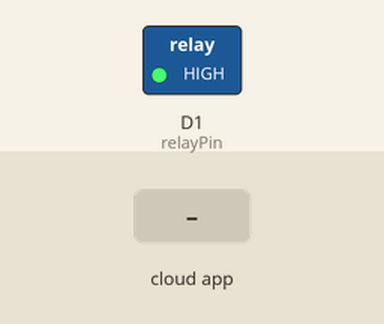
Recording of a sketch running on a simulated ESP8266 (Wemos D1 mini). Shown: switched loads named in the sketch (green lamp = pin HIGH). The test bench sets the inputs (shaded band). WiFi joins after 1.5 s; servers stay silent unless stated; what the sketch prints to the serial monitor is not drawn.

Above: at 2.7 s.
2.8 s: the phone or cloud app sets pippo to 0
At 3.5 s:
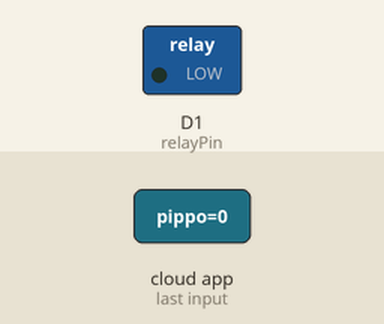
7.3 s: the phone or cloud app sets pippo to 1
At 8.1 s:
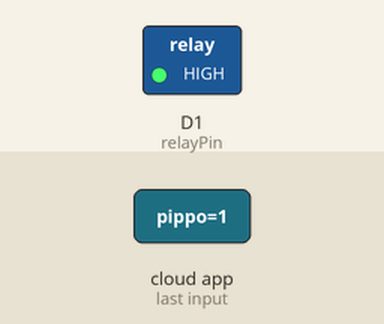
Timing chart, 0 to 10.3 s (numbered marks = the images above; inputs shaded):
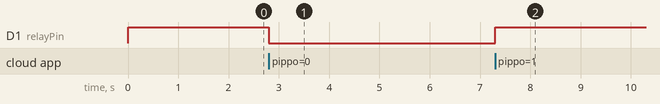

Measured:
- after the input at 2.8 s, D1 (relayPin): HIGH → LOW at once
- after the input at 7.3 s, D1 (relayPin): LOW → HIGH at once

The sketch:

pippo.ino
```cpp
#define SERIAL_BAUDRATE 115200
#define ID_RELAY "pippo"
#define NAME "Pippo"

#include <Arduino.h>
#include <ESP8266WiFi.h>
#include <DNSServer.h>
#include <ESP8266WebServer.h>
#include <WiFiManager.h>
#include <fauxmoESP.h>

fauxmoESP fauxmo;
WiFiManager wifiManager;

char input;
boolean relayState = false;
const int relayPin = D1;

/**
 * @brief wifiSetup initialises the wifi manager.
 * If no connection found, it will setup as an access point with the name defined as NAME (above)
 */
void wifiSetup()
{
  Serial.print("Pippo: Wifi setup");

//  wifiManager.resetSettings();

  wifiManager.autoConnect(NAME);
}

/**
 * @brief fauxmoSetup sets up the Wemos as an alexa compatible device.
 * You can add more than one setting to it, but as we're only turning on 1 relay, addDevice is only called once.
 * By default, fauxmoESP creates it's own webserver on the defined port (TCP port must be 80 for "gen3" devices and set before callng enable())
 */
void fauxmoSetup()
{

  Serial.print("Pippo: Fauxmo setup");

  fauxmo.createServer(true);
  fauxmo.setPort(80);
  fauxmo.enable(true);

  fauxmo.addDevice(ID_RELAY);

  // This is where the magic happens to change the state of the device
  fauxmo.onSetState([](unsigned char device_id, const char *device_name, bool state, unsigned char value)
                    {
    Serial.printf("[MAIN] Device #%d (%s) state: %s value: %d\n", device_id, device_name, state ? "ON" : "OFF", value);

    if (strcmp(device_name, ID_RELAY) == 0) {
      digitalWrite(relayPin, state ? HIGH : LOW);
    } });
}

/**
 * @brief All Arduino projects have two functions by default. Setup and Loop.
 * The setup function is typically called first and sets up the device for what it's going to forever loop over.
 * In this case the setup configures pin D1 on the board to be an output, sets up the wifi and then makes it an Alexa device (above)
 */
void setup()
{

  // Serial setup - This lets you debug/interact with the Wemos (you'll see in the loop below)
  Serial.begin(SERIAL_BAUDRATE);
  Serial.println();
  Serial.print("Pippo: Serial started");

  // PIN setup - Makes D1 and output (vs an input like a switch etc) and sets its initial value to 1/ON/HIGH (3.3v in this case)
  pinMode(relayPin, OUTPUT);
  digitalWrite(relayPin, HIGH);

  // Setup wifi and fauxmo
  wifiSetup();
  fauxmoSetup();
}

/**
 * @brief The loop function is what the device will does for the rest of its life whilst running.
 * Technically its just a Polling function but you can interrupt it... but thats for another time.
 * This loop just checks if theres an update to fauxmo or if there has been any input.
 */
void loop()
{
  // Using the Serial "monitor", you can read the output of the Wemos as long as the Baudrate is the same (115200 in this case)
  // The code below lets you enter either a '1' or '0' to manually change the state of the relay.
  if (Serial.available())
  {

    input = Serial.read();

    if (input == '0')
    {
      fauxmo.setState(ID_RELAY, true, 0);
      digitalWrite(relayPin, LOW);
      Serial.print("Off");
    }

    if (input == '1')
    {
      fauxmo.setState(ID_RELAY, true, 255);
      digitalWrite(relayPin, HIGH);
      Serial.print("On");
    }
  }

  // Check fauxmo...
  fauxmo.handle();

  // This is more an Arduino/ESP thing. The memory on these devices is very low so you can occasionally free up some space to reduce memory leaks...
  static unsigned long last = millis();
  if (millis() - last > 5000)
  {
    last = millis();
    Serial.printf("[MAIN] Free heap: %d bytes\n", ESP.getFreeHeap());
  }
}
```
